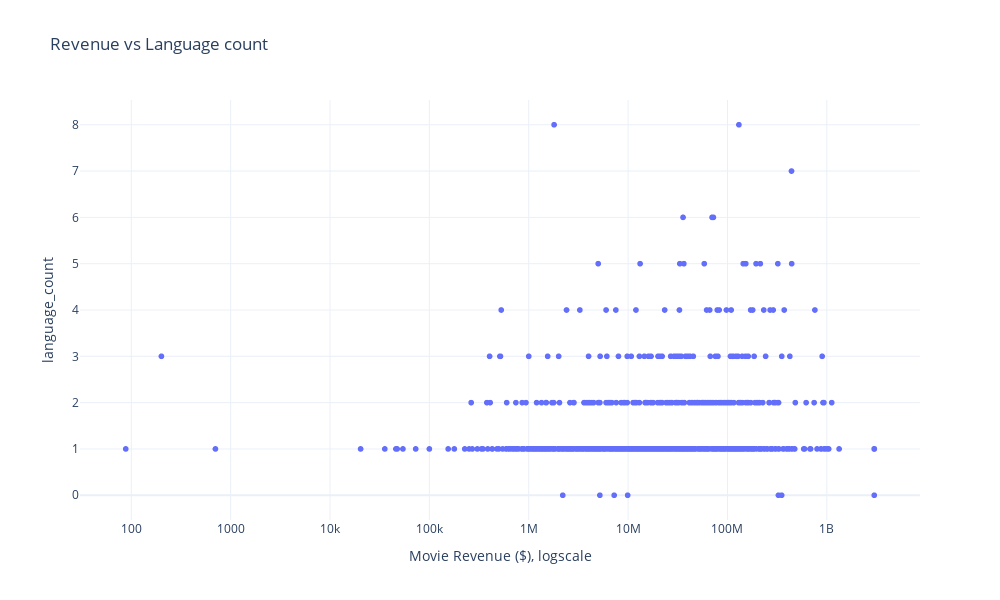

This figure's notebook cell:
### Code cell
# Function to count languages
def count_languages(entry):
    languages_dict = json.loads(entry)
    return len(languages_dict)

# Apply the function to the DataFrame
data['language_count'] = data['language'].apply(count_languages)

filtered = data[data['language_count']>1]
filtered[['language', 'language_count']]
data = data[data['revenue'] != 0]
print(len(data))
fig = px.scatter(
    data,
    x='revenue',
    y='language_count',
    hover_name='movie_name',
    title='Revenue vs Language count',
    labels={'revenue': 'Movie Revenue ($), logscale', 'normalized_rating_y': 'Normalized Book Rating'},
    template='plotly_white'
)

fig.update_layout(
    xaxis_type="log",
    width=1000, 
    height=600
)
fig.show()

### Figure 1 — Plotly figure (JSON) as saved in the notebook; plotly's stock layout.template omitted (floating-point values rounded to 4 significant figures; data arrays with more than 128 entries replaced by an {"elided": "..."} marker saying what was removed)
{"data": [{"hovertemplate": "<b>%{hovertext}</b><br><br>Movie Revenue ($), logscale=%{x}<br>language_count=%{y}<extra></extra>", "hovertext": {"elided": "1863 str values"}, "legendgroup": "", "marker": {"color": "#636efa", "symbol": "circle"}, "mode": "markers", "name": "", "showlegend": false, "type": "scattergl", "x": {"elided": "1863 int values"}, "xaxis": "x", "y": {"elided": "1863 int values"}, "yaxis": "y"}], "layout": {"height": 600, "legend": {"tracegroupgap": 0}, "title": {"text": "Revenue vs Language count"}, "width": 1000, "xaxis": {"anchor": "y", "domain": [0, 1], "title": {"text": "Movie Revenue ($), logscale"}, "type": "log"}, "yaxis": {"anchor": "x", "domain": [0, 1], "title": {"text": "language_count"}}}}
